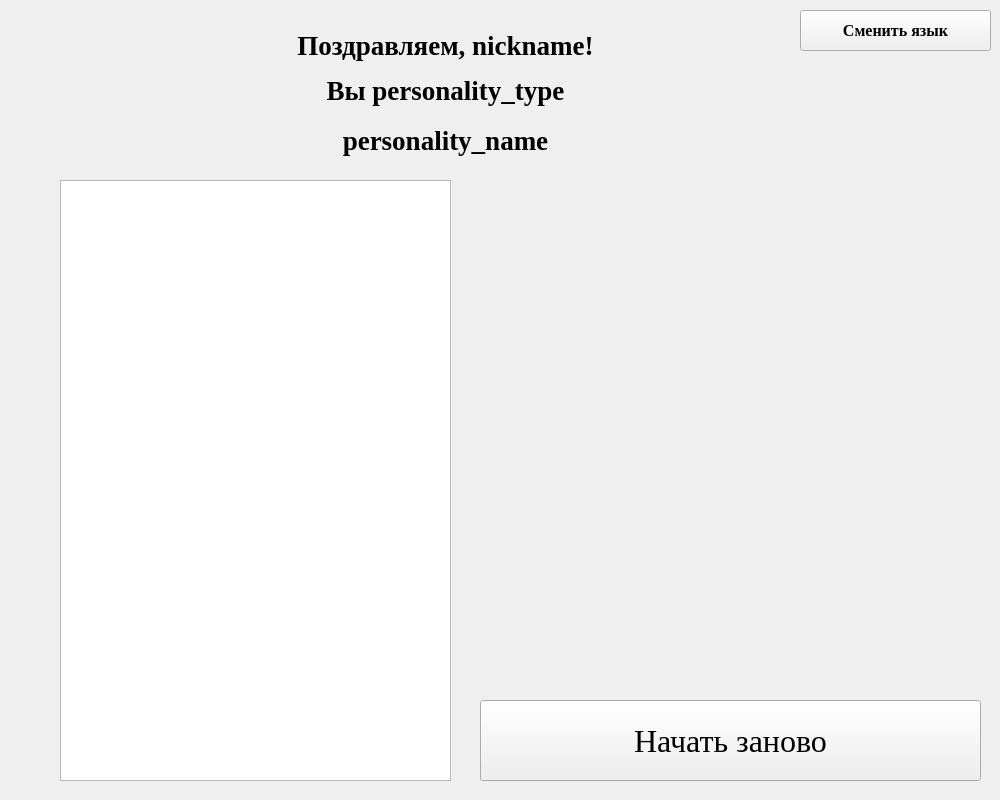
<?xml version="1.0" encoding="UTF-8"?>
<ui version="4.0">
 <class>ResultsWindow</class>
 <widget class="QWidget" name="ResultsWindow">
  <property name="geometry">
   <rect>
    <x>0</x>
    <y>0</y>
    <width>1000</width>
    <height>800</height>
   </rect>
  </property>
  <property name="sizePolicy">
   <sizepolicy hsizetype="Fixed" vsizetype="Fixed">
    <horstretch>0</horstretch>
    <verstretch>0</verstretch>
   </sizepolicy>
  </property>
  <property name="minimumSize">
   <size>
    <width>1000</width>
    <height>800</height>
   </size>
  </property>
  <property name="maximumSize">
   <size>
    <width>1000</width>
    <height>800</height>
   </size>
  </property>
  <property name="windowTitle">
   <string>Myers-Briggs test</string>
  </property>
  <widget class="QLabel" name="congrats">
   <property name="geometry">
    <rect>
     <x>0</x>
     <y>0</y>
     <width>891</width>
     <height>91</height>
    </rect>
   </property>
   <property name="font">
    <font>
     <family>Times New Roman</family>
     <pointsize>20</pointsize>
     <weight>75</weight>
     <bold>true</bold>
    </font>
   </property>
   <property name="layoutDirection">
    <enum>Qt::LeftToRight</enum>
   </property>
   <property name="text">
    <string>Поздравляем, nickname!</string>
   </property>
   <property name="alignment">
    <set>Qt::AlignCenter</set>
   </property>
  </widget>
  <widget class="QLabel" name="pers_type">
   <property name="geometry">
    <rect>
     <x>0</x>
     <y>60</y>
     <width>891</width>
     <height>61</height>
    </rect>
   </property>
   <property name="font">
    <font>
     <family>Times New Roman</family>
     <pointsize>20</pointsize>
     <weight>75</weight>
     <bold>true</bold>
    </font>
   </property>
   <property name="text">
    <string>Вы personality_type</string>
   </property>
   <property name="alignment">
    <set>Qt::AlignCenter</set>
   </property>
  </widget>
  <widget class="QLabel" name="pers_name">
   <property name="geometry">
    <rect>
     <x>0</x>
     <y>120</y>
     <width>891</width>
     <height>41</height>
    </rect>
   </property>
   <property name="font">
    <font>
     <family>Times New Roman</family>
     <pointsize>20</pointsize>
     <weight>75</weight>
     <bold>true</bold>
    </font>
   </property>
   <property name="text">
    <string>personality_name</string>
   </property>
   <property name="alignment">
    <set>Qt::AlignCenter</set>
   </property>
  </widget>
  <widget class="QTextEdit" name="pers_info">
   <property name="geometry">
    <rect>
     <x>60</x>
     <y>180</y>
     <width>391</width>
     <height>601</height>
    </rect>
   </property>
   <property name="html">
    <string>&lt;!DOCTYPE HTML PUBLIC &quot;-//W3C//DTD HTML 4.0//EN&quot; &quot;http://www.w3.org/TR/REC-html40/strict.dtd&quot;&gt;
&lt;html&gt;&lt;head&gt;&lt;meta name=&quot;qrichtext&quot; content=&quot;1&quot; /&gt;&lt;style type=&quot;text/css&quot;&gt;
p, li { white-space: pre-wrap; }
&lt;/style&gt;&lt;/head&gt;&lt;body style=&quot; font-family:'.AppleSystemUIFont'; font-size:13pt; font-weight:400; font-style:normal;&quot;&gt;
&lt;p style=&quot;-qt-paragraph-type:empty; margin-top:0px; margin-bottom:0px; margin-left:0px; margin-right:0px; -qt-block-indent:0; text-indent:0px; font-family:'MS Shell Dlg 2'; font-size:8.25pt;&quot;&gt;&lt;br /&gt;&lt;/p&gt;&lt;/body&gt;&lt;/html&gt;</string>
   </property>
  </widget>
  <widget class="QPushButton" name="again_bt">
   <property name="geometry">
    <rect>
     <x>480</x>
     <y>700</y>
     <width>501</width>
     <height>81</height>
    </rect>
   </property>
   <property name="font">
    <font>
     <family>Times New Roman</family>
     <pointsize>24</pointsize>
    </font>
   </property>
   <property name="text">
    <string>Начать заново</string>
   </property>
  </widget>
  <widget class="QPushButton" name="change_lang_bt">
   <property name="geometry">
    <rect>
     <x>800</x>
     <y>10</y>
     <width>191</width>
     <height>41</height>
    </rect>
   </property>
   <property name="font">
    <font>
     <family>Times New Roman</family>
     <pointsize>12</pointsize>
     <weight>75</weight>
     <bold>true</bold>
    </font>
   </property>
   <property name="text">
    <string>Сменить язык</string>
   </property>
  </widget>
 </widget>
 <resources/>
 <connections/>
</ui>
